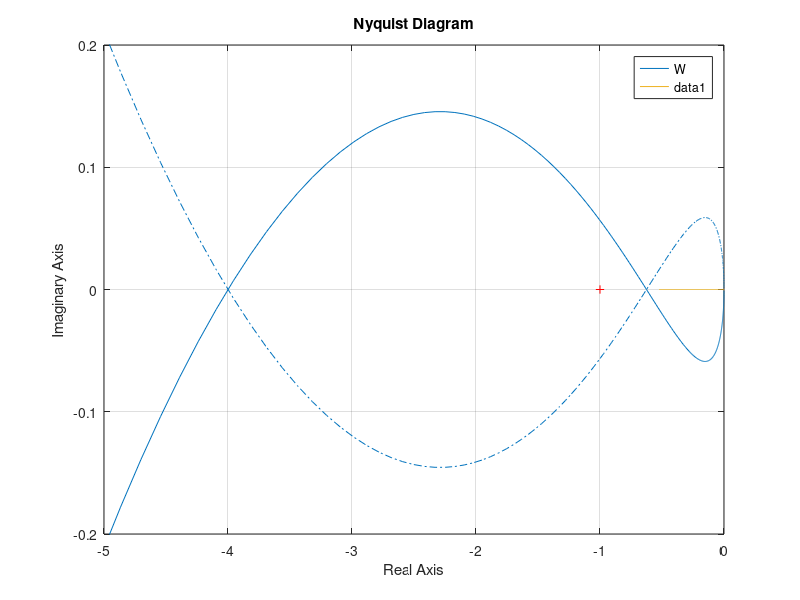

This figure's MATLAB source:
clc
clear
close all
W=zpk([-10 -10],[-1 -1 -1],1); 
nyquist(W); 
A=0:0.001:1; 
k=1.5;
N=(4*k)./(pi.*A);
N1=-1./N;
hold on 
plot(real(N1),imag(N1)); 
 axis([-5 0 -0.2 0.2])
 
%  clc
% clear
% close all
% W=zpk([-10 -10],[-1 -1 -1],1); 
% nyquist(1/W); 
% A=0:0.001:10; 
% k=1.5;
% N=(4*k)./(pi.*A);
% N1=-1./N;
% hold on 
% plot(real(N),imag(N)); 
%  axis([-5 0 -0.2 0.2])
